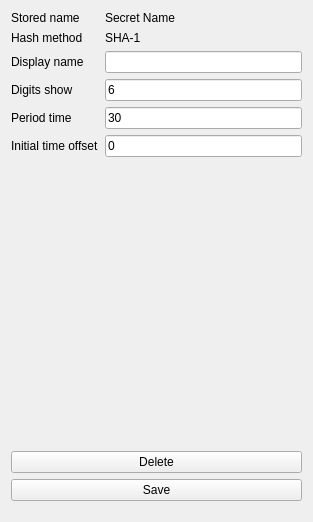
<?xml version="1.0" encoding="UTF-8"?>
<ui version="4.0">
 <class>SecretEdit</class>
 <widget class="QWidget" name="SecretEdit">
  <property name="geometry">
   <rect>
    <x>0</x>
    <y>0</y>
    <width>313</width>
    <height>522</height>
   </rect>
  </property>
  <property name="windowTitle">
   <string>Form</string>
  </property>
  <layout class="QGridLayout" name="gridLayout">
   <item row="0" column="0">
    <layout class="QVBoxLayout" name="verticalLayout_10">
     <property name="bottomMargin">
      <number>10</number>
     </property>
     <item>
      <layout class="QFormLayout" name="formLayout">
       <item row="0" column="0">
        <widget class="QLabel" name="storedNameLabel">
         <property name="text">
          <string>Stored name</string>
         </property>
        </widget>
       </item>
       <item row="2" column="0">
        <widget class="QLabel" name="displayNameLabel">
         <property name="text">
          <string>Display name</string>
         </property>
        </widget>
       </item>
       <item row="2" column="1">
        <widget class="QLineEdit" name="secret_display_name"/>
       </item>
       <item row="3" column="0">
        <widget class="QLabel" name="digitsShowLabel">
         <property name="text">
          <string>Digits show</string>
         </property>
        </widget>
       </item>
       <item row="3" column="1">
        <widget class="QLineEdit" name="TOTP_digits">
         <property name="text">
          <string>6</string>
         </property>
        </widget>
       </item>
       <item row="4" column="0">
        <widget class="QLabel" name="periodTimeLabel">
         <property name="text">
          <string>Period time</string>
         </property>
        </widget>
       </item>
       <item row="4" column="1">
        <widget class="QLineEdit" name="TOTP_period">
         <property name="text">
          <string>30</string>
         </property>
        </widget>
       </item>
       <item row="5" column="0">
        <widget class="QLabel" name="initialTimeOffsetLabel">
         <property name="text">
          <string>Initial time offset</string>
         </property>
        </widget>
       </item>
       <item row="5" column="1">
        <widget class="QLineEdit" name="TOTP_time_offset">
         <property name="text">
          <string>0</string>
         </property>
        </widget>
       </item>
       <item row="1" column="0">
        <widget class="QLabel" name="hashMethodLabel">
         <property name="text">
          <string>Hash method</string>
         </property>
        </widget>
       </item>
       <item row="0" column="1">
        <widget class="QLabel" name="secret_name">
         <property name="text">
          <string>Secret Name</string>
         </property>
         <property name="textInteractionFlags">
          <set>Qt::TextInteractionFlag::LinksAccessibleByMouse|Qt::TextInteractionFlag::TextSelectableByKeyboard|Qt::TextInteractionFlag::TextSelectableByMouse</set>
         </property>
        </widget>
       </item>
       <item row="1" column="1">
        <widget class="QLabel" name="secret_method">
         <property name="text">
          <string>SHA-1</string>
         </property>
         <property name="textInteractionFlags">
          <set>Qt::TextInteractionFlag::LinksAccessibleByMouse|Qt::TextInteractionFlag::TextSelectableByKeyboard|Qt::TextInteractionFlag::TextSelectableByMouse</set>
         </property>
        </widget>
       </item>
      </layout>
     </item>
     <item>
      <spacer name="verticalSpacer_8">
       <property name="orientation">
        <enum>Qt::Orientation::Vertical</enum>
       </property>
       <property name="sizeHint" stdset="0">
        <size>
         <width>20</width>
         <height>40</height>
        </size>
       </property>
      </spacer>
     </item>
     <item>
      <widget class="QPushButton" name="delete_secret">
       <property name="text">
        <string>Delete</string>
       </property>
      </widget>
     </item>
     <item>
      <widget class="QPushButton" name="save_secret">
       <property name="text">
        <string>Save</string>
       </property>
      </widget>
     </item>
    </layout>
   </item>
  </layout>
 </widget>
 <resources/>
 <connections/>
</ui>
